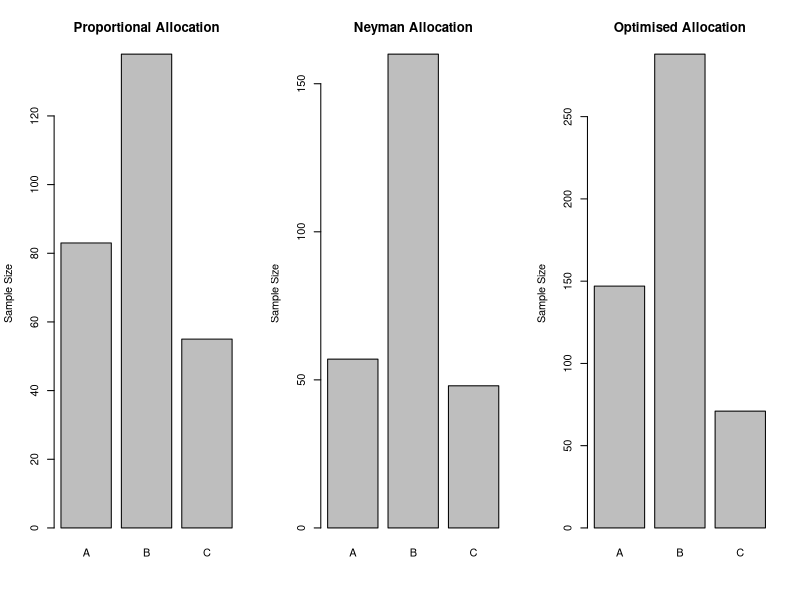

Write the R code that produced this figure.
## ---- chunk 1
# ============================================================
# STRATIFIED SAMPLING: SAMPLE SIZE DETERMINATION
# Proportional, Neyman & Optimised Allocation
# ============================================================

# Clear workspace
rm(list = ls())

# ------------------------------------------------------------
# 1. INPUT DATA (STRATA INFORMATION)
# ------------------------------------------------------------

strata_data <- data.frame(
  Stratum = c("A", "B", "C"),
  Nh = c(300, 500, 200),        # Population size in each stratum
  Sh = c(12, 20, 15),           # Std deviation in each stratum
  Cost = c(1, 2, 3)             # Cost / Time per unit in each stratum
)

# Total population
N <- sum(strata_data$Nh)

# Stratum weights
strata_data$Wh <- strata_data$Nh / N

# ------------------------------------------------------------
# 2. PRECISION & CONFIDENCE SETTINGS
# ------------------------------------------------------------

d <- 2                # Allowable error (sampling bias)
confidence_level <- 0.95
Z <- qnorm((1 + confidence_level) / 2)

cat("Confidence Level:", confidence_level * 100, "%\n")
cat("Z value:", round(Z, 4), "\n")
cat("Allowable Error (d):", d, "\n\n")

# ------------------------------------------------------------
# 3. PROPORTIONAL ALLOCATION
# ------------------------------------------------------------

# Required sample size
n_prop <- (Z^2 * sum(strata_data$Wh * strata_data$Sh^2)) / d^2
n_prop <- ceiling(n_prop)

# Allocation
strata_data$n_prop <- round(n_prop * strata_data$Wh)

cat("PROPORTIONAL ALLOCATION\n")
cat("Total Sample Size (n):", n_prop, "\n\n")

# ------------------------------------------------------------
# 4. NEYMAN ALLOCATION
# ------------------------------------------------------------

# Required sample size
n_neyman <- (Z^2 * (sum(strata_data$Wh * strata_data$Sh))^2) / d^2
n_neyman <- ceiling(n_neyman)

# Allocation
strata_data$n_neyman <- round(
  n_neyman * (strata_data$Wh * strata_data$Sh) /
    sum(strata_data$Wh * strata_data$Sh)
)

cat("NEYMAN ALLOCATION\n")
cat("Total Sample Size (n):", n_neyman, "\n\n")

# ------------------------------------------------------------
# 5. OPTIMISED (COST / TIME BASED) ALLOCATION
# ------------------------------------------------------------

# Required sample size
n_opt <- (Z^2 * (sum(strata_data$Wh * strata_data$Sh * sqrt(strata_data$Cost)))^2) / d^2
n_opt <- ceiling(n_opt)

# Allocation
strata_data$n_opt <- round(
  n_opt * (strata_data$Wh * strata_data$Sh / sqrt(strata_data$Cost)) /
    sum(strata_data$Wh * strata_data$Sh / sqrt(strata_data$Cost))
)

cat("OPTIMISED ALLOCATION (COST/TIME BASED)\n")
cat("Total Sample Size (n):", n_opt, "\n\n")

# ------------------------------------------------------------
# 6. SUMMARY TABLE
# ------------------------------------------------------------

summary_table <- strata_data[, c("Stratum", "Nh", "Sh", "Cost",
                                 "n_prop", "n_neyman", "n_opt")]

cat("SUMMARY OF STRATUM-WISE SAMPLE ALLOCATION\n")
print(summary_table)

# ------------------------------------------------------------
# 7. VISUAL COMPARISON
# ------------------------------------------------------------

par(mfrow = c(1, 3))

barplot(strata_data$n_prop,
        names.arg = strata_data$Stratum,
        main = "Proportional Allocation",
        ylab = "Sample Size")

barplot(strata_data$n_neyman,
        names.arg = strata_data$Stratum,
        main = "Neyman Allocation",
        ylab = "Sample Size")

barplot(strata_data$n_opt,
        names.arg = strata_data$Stratum,
        main = "Optimised Allocation",
        ylab = "Sample Size")

par(mfrow = c(1, 1))

